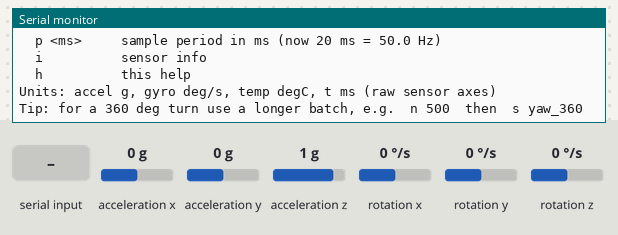
Recording of a sketch running on a simulated Arduino Leonardo, built with avr-gcc and run on an emulated ATmega32U4. On the bench: the last lines printed to the serial monitor. Wiring (inferred from the names in the program): MPU-9250 motion sensor at I2C address 0x68. Inputs (shaded band) come from the test bench; at power-on: acceleration x 0 g, acceleration y 0 g, acceleration z 1 g, rotation x 0 °/s, rotation y 0 °/s, rotation z 0 °/s.

Above: at 1.3 s.
1.4 s: "90,45\n" received over Serial
At 2.4 s:
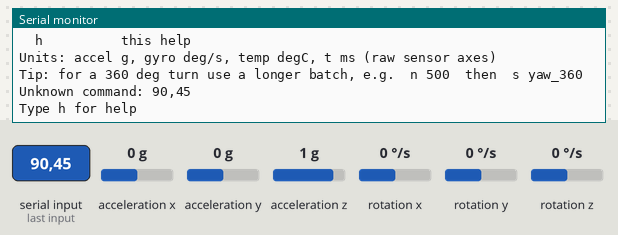
2.9 s: "0\n" received over Serial
At 3.4 s:
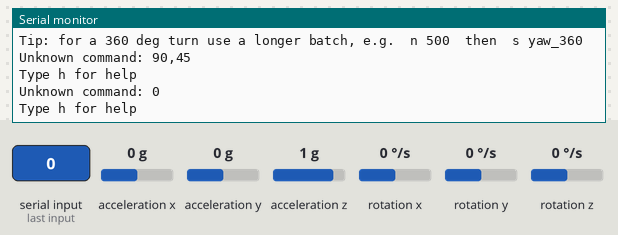
4.4 s: "1,90,45\n" received over Serial
At 5.6 s:
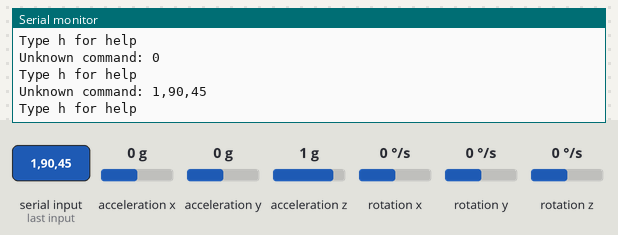
5.9 s: "s90\n" received over Serial
At 7.3 s:
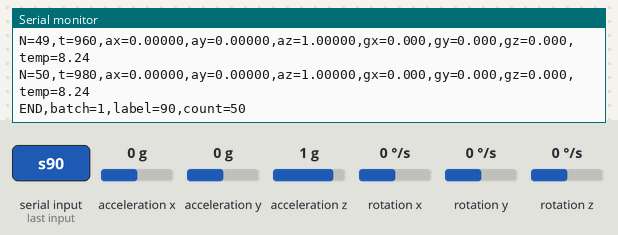
7.4 s: "s,45\n" received over Serial
At 9.5 s:
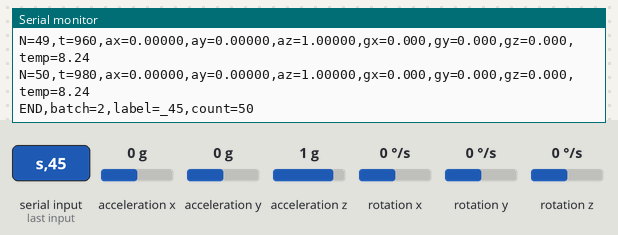
9.8 s: "x90\n" received over Serial
At 11.1 s:
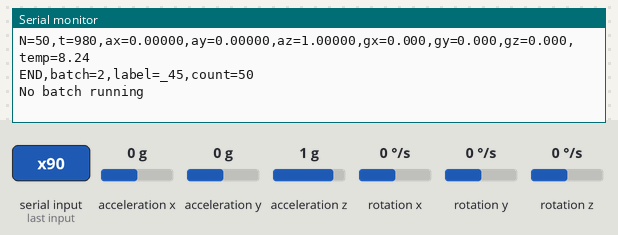
Timing chart, 0 to 12.3 s (numbered marks = the images above; inputs shaded):
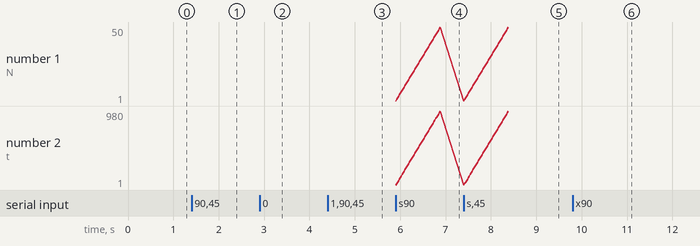

The sketch:

IMU_Raw_Logger.ino
```cpp
// IMU RAW DATA LOGGER - no calibration, no filtering, no axis remapping
// Board : Arduino Leonardo     Sensor: GY-9250 module (MPU-6500 chip)
// Wiring: VCC->5V, GND->GND, SDA->D2, SCL->D3
//
// Purpose: collect raw sensor-frame data in batches (default 50 samples)
//          for the six-position / yaw calibration tests.
//
// Serial Monitor: 115200 baud, line ending = "Newline"
// Commands:
//   s [label]   start a batch, e.g.  s flat   s upside_down   s roll_p90
//   x           stop the current batch early
//   n <count>   samples per batch          (default 50)
//   p <ms>      sample period in ms        (default 20 ms = 50 Hz)
//   i           sensor info / settings
//   h           help
//
// Output example:
//   BEGIN,batch=1,label=flat,samples=50,period_ms=20
//   N=1,t=0,ax=0.01234,ay=-0.00456,az=1.00210,gx=0.531,gy=-1.204,gz=0.312,temp=28.12
//   ...
//   END,batch=1,label=flat,count=50
//
// Units: accel in g, gyro in deg/s, temp in degC, t in ms from batch start.
// Scale factors are the datasheet nominal values only (16384 LSB/g, 131 LSB/(deg/s)).
// Axes are the raw SENSOR axes printed on the board (X away from pins, Y toward VCC, Z up).

#include <Wire.h>

const uint8_t MPU_ADDR = 0x68;
const float ACC_LSB = 16384.0;   // LSB per g     at +/-2 g     (datasheet)
const float GYR_LSB = 131.0;     // LSB per deg/s at +/-250 dps (datasheet)

uint16_t samplesPerBatch = 50;
uint16_t periodMs        = 20;

uint32_t batchNo    = 0;
bool     running    = false;
uint16_t sampleNo   = 0;
uint32_t batchStart = 0;
uint32_t nextSample = 0;
String   label      = "none";

String   cmd        = "";
uint32_t lastCharMs = 0;

// ---------------- I2C helpers ----------------
void writeReg(uint8_t reg, uint8_t val) {
  Wire.beginTransmission(MPU_ADDR);
  Wire.write(reg);
  Wire.write(val);
  Wire.endTransmission();
}

uint8_t readReg(uint8_t reg) {
  Wire.beginTransmission(MPU_ADDR);
  Wire.write(reg);
  Wire.endTransmission(false);
  Wire.requestFrom(MPU_ADDR, (uint8_t)1);
  return Wire.available() ? Wire.read() : 0xFF;
}

void readSensor(float &ax, float &ay, float &az,
                float &gx, float &gy, float &gz, float &temp) {
  Wire.beginTransmission(MPU_ADDR);
  Wire.write(0x3B);                     // ACCEL_XOUT_H
  Wire.endTransmission(false);
  Wire.requestFrom(MPU_ADDR, (uint8_t)14);
  int16_t v[7];
  for (int i = 0; i < 7; i++) {
    uint8_t hi = Wire.read();
    uint8_t lo = Wire.read();
    v[i] = (int16_t)((hi << 8) | lo);
  }
  ax = v[0] / ACC_LSB;  ay = v[1] / ACC_LSB;  az = v[2] / ACC_LSB;
  temp = v[3] / 333.87 + 21.0;
  gx = v[4] / GYR_LSB;  gy = v[5] / GYR_LSB;  gz = v[6] / GYR_LSB;
}

// ---------------- Messages ----------------
void printHelp() {
  Serial.println(F("=== IMU raw data logger (no calibration) ==="));
  Serial.println(F("Serial Monitor: 115200 baud, line ending = Newline"));
  Serial.println(F("Commands:"));
  Serial.println(F("  s [label]  start a batch   e.g.  s flat   s upside_down   s roll_p90"));
  Serial.println(F("  x          stop the current batch"));
  Serial.print  (F("  n <count>  samples per batch (now "));
  Serial.print(samplesPerBatch); Serial.println(F(")"));
  Serial.print  (F("  p <ms>     sample period in ms (now "));
  Serial.print(periodMs); Serial.print(F(" ms = "));
  Serial.print(1000.0 / periodMs, 1); Serial.println(F(" Hz)"));
  Serial.println(F("  i          sensor info"));
  Serial.println(F("  h          this help"));
  Serial.println(F("Units: accel g, gyro deg/s, temp degC, t ms (raw sensor axes)"));
  Serial.println(F("Tip: for a 360 deg turn use a longer batch, e.g.  n 500  then  s yaw_360"));
}

void printInfo() {
  uint8_t who = readReg(0x75);
  Serial.print(F("WHO_AM_I = 0x")); Serial.print(who, HEX);
  if      (who == 0x71) Serial.println(F(" (MPU-9250)"));
  else if (who == 0x73) Serial.println(F(" (MPU-9255)"));
  else if (who == 0x70) Serial.println(F(" (MPU-6500, no magnetometer)"));
  else                  Serial.println(F(" (unexpected - check wiring)"));
  Serial.println(F("Ranges: accel +/-2 g, gyro +/-250 deg/s, DLPF ~41-44 Hz"));
  Serial.print(F("Batch: ")); Serial.print(samplesPerBatch);
  Serial.print(F(" samples, period ")); Serial.print(periodMs);
  Serial.print(F(" ms, batches so far: ")); Serial.println(batchNo);
}

// ---------------- Commands ----------------
void startBatch(String lab) {
  lab.trim();
  lab.replace(',', '_');                // keep the CSV-style output parseable
  lab.replace(' ', '_');
  label = (lab.length() > 0) ? lab : "none";
  batchNo++;
  sampleNo = 0;
  Serial.print(F("BEGIN,batch=")); Serial.print(batchNo);
  Serial.print(F(",label="));      Serial.print(label);
  Serial.print(F(",samples="));    Serial.print(samplesPerBatch);
  Serial.print(F(",period_ms="));  Serial.println(periodMs);
  running    = true;
  batchStart = millis();
  nextSample = batchStart;
}

void endBatch(bool aborted) {
  running = false;
  Serial.print(F("END,batch=")); Serial.print(batchNo);
  Serial.print(F(",label="));    Serial.print(label);
  Serial.print(F(",count="));    Serial.print(sampleNo);
  if (aborted) Serial.print(F(",aborted"));
  Serial.println();
}

void handleCommand(String s) {
  s.trim();
  if (s.length() == 0) return;
  char c = tolower(s.charAt(0));
  String arg = s.substring(1);
  arg.trim();

  switch (c) {
    case 's':
      if (running) { Serial.println(F("Busy: batch running (x to stop)")); break; }
      startBatch(arg);
      break;
    case 'x':
      if (running) endBatch(true);
      else Serial.println(F("No batch running"));
      break;
    case 'n': {
      long v = arg.toInt();
      if (running)                 Serial.println(F("Busy: stop the batch first"));
      else if (v < 1 || v > 10000) Serial.println(F("n must be 1..10000"));
      else { samplesPerBatch = v; Serial.print(F("Samples per batch = ")); Serial.println(v); }
      break;
    }
    case 'p': {
      long v = arg.toInt();
      if (running)                 Serial.println(F("Busy: stop the batch first"));
      else if (v < 10 || v > 1000) Serial.println(F("p must be 10..1000 ms"));
      else { periodMs = v; Serial.print(F("Sample period = ")); Serial.print(v); Serial.println(F(" ms")); }
      break;
    }
    case 'i': printInfo(); break;
    case 'h': case '?': printHelp(); break;
    default:
      Serial.print(F("Unknown command: ")); Serial.println(s);
      Serial.println(F("Type h for help"));
  }
}

// ---------------- Setup / loop ----------------
void setup() {
  Serial.begin(115200);
  Wire.begin();
  Wire.setClock(400000);

  writeReg(0x6B, 0x00);   // wake up
  delay(100);
  writeReg(0x1A, 0x03);   // gyro digital low-pass ~41 Hz
  writeReg(0x1B, 0x00);   // gyro +/-250 dps
  writeReg(0x1C, 0x00);   // accel +/-2 g
  writeReg(0x1D, 0x03);   // accel digital low-pass ~44 Hz
}

void loop() {
  // Show help when the Serial Monitor is opened (Leonardo does not reset on open).
  // Checked only while idle: on the Leonardo, testing Serial takes ~10 ms.
  if (!running) {
    static bool wasConnected = false;
    bool connected = Serial;
    if (connected && !wasConnected) { delay(200); printHelp(); }
    wasConnected = connected;
  }

  // Read commands (works with "Newline", "CR", "Both", or "No line ending")
  while (Serial.available()) {
    char ch = Serial.read();
    lastCharMs = millis();
    if (ch == '\n' || ch == '\r') {
      handleCommand(cmd);
      cmd = "";
    } else if (cmd.length() < 40) {
      cmd += ch;
    }
  }
  if (cmd.length() > 0 && millis() - lastCharMs > 150) {   // no line ending sent
    handleCommand(cmd);
    cmd = "";
  }

  // Sample at a fixed rate while a batch is running
  if (running && (int32_t)(millis() - nextSample) >= 0) {
    nextSample += periodMs;
    float ax, ay, az, gx, gy, gz, temp;
    readSensor(ax, ay, az, gx, gy, gz, temp);
    uint32_t t = millis() - batchStart;
    sampleNo++;

    Serial.print(F("N="));     Serial.print(sampleNo);
    Serial.print(F(",t="));    Serial.print(t);
    Serial.print(F(",ax="));   Serial.print(ax, 5);
    Serial.print(F(",ay="));   Serial.print(ay, 5);
    Serial.print(F(",az="));   Serial.print(az, 5);
    Serial.print(F(",gx="));   Serial.print(gx, 3);
    Serial.print(F(",gy="));   Serial.print(gy, 3);
    Serial.print(F(",gz="));   Serial.print(gz, 3);
    Serial.print(F(",temp=")); Serial.println(temp, 2);

    if (sampleNo >= samplesPerBatch) endBatch(false);
  }
}
```

Measured:
- after the input at 1.4 s, the serial monitor: prints a new line at once (image 1)
- after the input at 2.9 s, the serial monitor: prints a new line at once (image 2)
- after the input at 4.4 s, the serial monitor: prints a new line at once (image 3)
- after the input at 5.9 s, the serial monitor: prints a new line at once (image 4)
- after the input at 7.4 s, the serial monitor: prints a new line at once (image 5)
- after the input at 9.8 s, the serial monitor: prints a new line at once (image 6)
